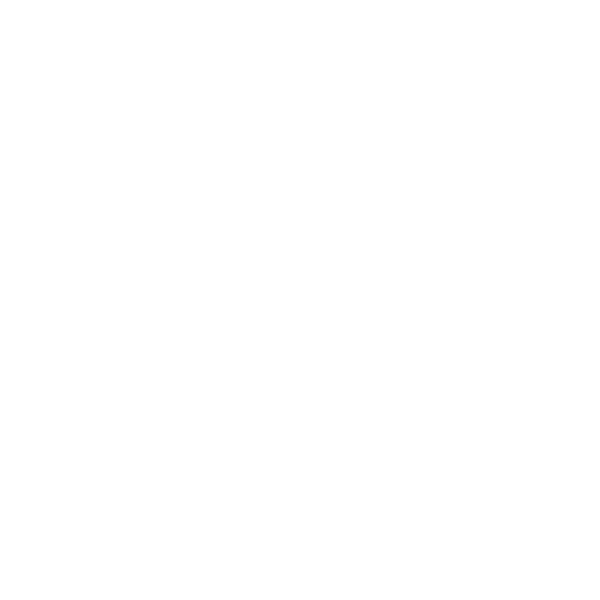
Frame 1 (no input)
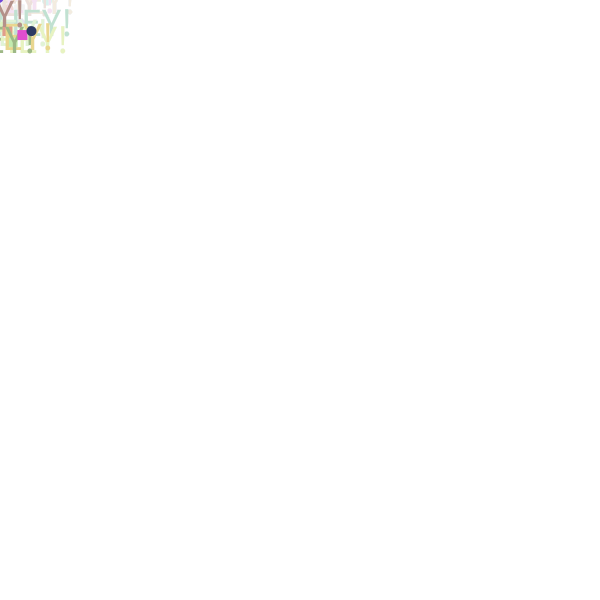
Frame 60 (the mouse pressed at the canvas centre just before this capture)
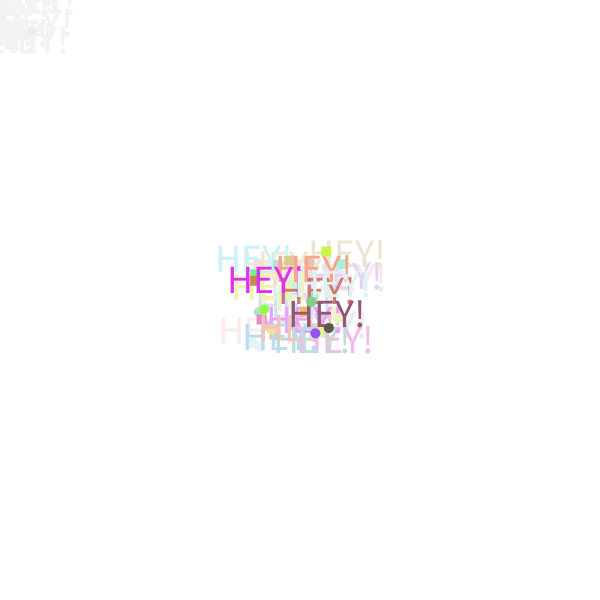
Frame 120 (the mouse held since frame 60 and released just before this capture)

The Processing sketch that drew these frames (run headless with seeded random() and noise(); from frame 60 on, the mouse is pressed at the canvas centre):

// Processing sketch: random_draw
// ── random_draw.pde
void setup() {
  size(600,600);
  background(255);
  noStroke();
  
  // make sure everything is drawn from
  // its center
  rectMode(CENTER);
  textAlign(CENTER,CENTER);
  textSize(40);

  // only draw once per second
  //frameRate(1);
}

void draw() {
  
  // semi transparent bg
  fill(255,255,255,10);
  rect(width/2, height/2,width,height);
  
  // generate a random position
  // near the mouse
  float x = mouseX + random(-50, 50);
  float y = mouseY + random(-50, 50);
  
  // create random values for r,g,b vars
  float r = random(255);
  float g = random(255);
  float b = random(255);
  
  // use those variables to set the fill color
  fill(r,g,b);
  
  // determine which shape to draw
  int shapeChoice = int(random(3));
  println(shapeChoice);
  
  // logic!
  if(shapeChoice == 0) {
    // draw a rectangle
    rect(x,y,10,10);
  }
  
  if(shapeChoice == 1) {
    // draw an ellipse
    ellipse(x,y,10,10);
  }
  
  if(shapeChoice == 2) {
    // draw some text
    text("HEY!",x,y);
  }
 
}
